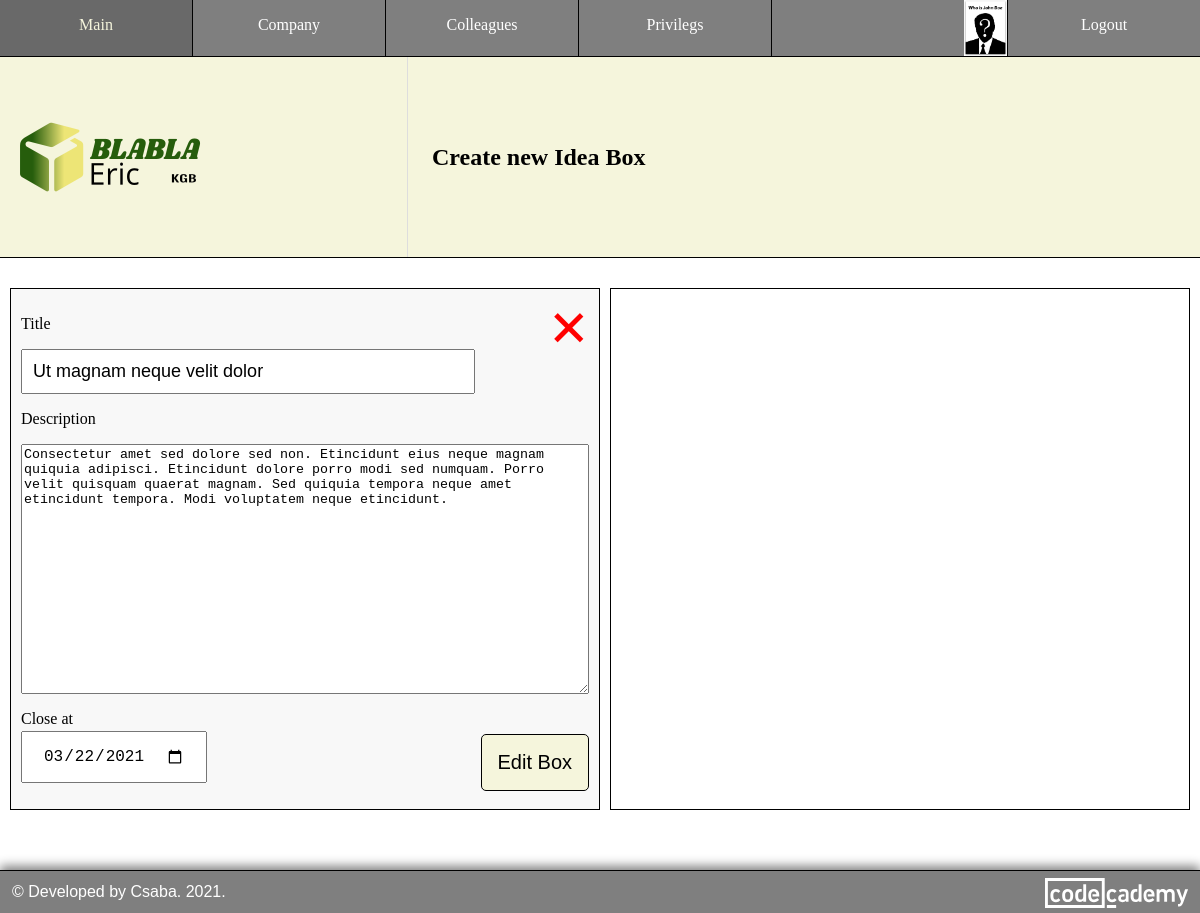
Page /create_box/1 (signed in) on the committed database.
### models.py (models this page shows, shortened)
class Colleagues(db.Model, UserMixin):
    id = db.Column(db.Integer, primary_key = True)
    user_name = db.Column(db.String(32), unique = True, index = True)
    email = db.Column(db.String(128), unique = True, index = True)
    confirmed = db.Column(db.Integer, unique = False, default = 0)
    first_name = db.Column(db.String(32), nullable = False, index = True)
    last_name = db.Column(db.String(64), nullable = False, index = True)
    avatar = db.Column(db.String(8), nullable = True)
    position = db.Column(db.String(2048), index = True)
    password_hash = db.Column(db.String(128))
    company_id = db.Column(db.Integer, db.ForeignKey("company.id"))
    ideas = db.relationship(
        "Ideas",
        backref = "colleague",
        lazy = "dynamic",
        cascade = "all, delete, delete-orphan"  # cascading deletion
    )
    admin = db.relationship(
        "Admins",
        backref = "colleague",
        lazy = "dynamic",
        cascade = "all, delete, delete-orphan"  # cascading deletion
    )

class Boxes(db.Model):
    id = db.Column(db.Integer, primary_key = True)
    name = db.Column(db.String(128), unique = True, index = True)
    description = db.Column(db.String(16384), index = True)
    create_at = db.Column(db.DateTime, index = True, default = datetime.utcnow)
    close_at = db.Column(db.String(128), index = True, default = datetime.utcnow)
    admin_id = db.Column(db.Integer, db.ForeignKey("admins.id"))
    ideas = db.relationship(
        "Ideas",
        backref = "box",
        lazy = "dynamic",
        cascade = "all, delete, delete-orphan"  # cascading deletion
    )

### routes.py (the view, shortened to what this page needs)
@app.route("/create_box/<int:id>", methods = ["GET", "POST"])
@login_required
def create_box(id):
    if not is_auth_box(current_user):
        return unathorized("You are not authorized to create Idea Box.", "error")
    if id > 0 and not authenticate_company(id, current_user):
        return unathorized("You are not authorized to update Idea Box.", "error")
    current_box = Boxes.query.get(id)
    form = CreateBoxForm()
    if id > 0:
        form.submit.label.text = "Edit Box"
        form.name.data = current_box.name
        form.description.data = current_box.description
        form.close_at.data = str_to_date(current_box.close_at)
    return render_template(
        "create_box.html",
        form = form,
        id = id,
        logo = get_logo(current_user),
        change_logo = is_auth_company(current_user), # to add click event to change logo for authorized admin
        nav = get_nav(current_user)
    )

### forms.py
class CreateBoxForm(FlaskForm):
    name = StringField("Title", validators = [DataRequired()])
    description = TextAreaField("Description", validators = [DataRequired()])
    close_at = DateField("Close at", format = "%Y-%m-%d")
    submit = SubmitField("Create Box")

### date.py (called while the page is built)
def str_to_date(str, format="%Y-%m-%d"):
    if type(str) == datetime:
        str = datetime.strftime(str, format)
    return datetime.strptime(str[ : 10], format)

### helper.py (called while the page is built)
def get_admin(current_user):
    admin = Admins.query.filter(Admins.colleague_id == current_user.id).first()
    if not admin:
        admin = instatiate_admin(False)
    return admin

def is_auth_company(current_user):
    admin = get_admin(current_user)
    if not admin.update_company:
        return False
    return True

def is_auth_colleague(current_user, colleague=None):
    if not colleague:
        colleague = current_user
    admin = get_admin(current_user)
    if not admin.update_colleague:
        return False
    if current_user.company_id != colleague.company_id:
        return False
    return True

def is_auth_privilegs(current_user, colleague=None):
    if not colleague:
        colleague = current_user
    admin = get_admin(current_user)
    if not admin.update_privilegs:
        return False
    if current_user.company_id != colleague.company_id:
        return False
    return True

def is_auth_box(current_user):
    admin = get_admin(current_user)
    if not admin.update_box:
        return False
    return True

def authenticate_company(box_id, current_user):
    return bool(
        db.session.query(Boxes, Admins, Colleagues).filter(
            Boxes.id == box_id,
            Boxes.admin_id == Admins.id,
            Colleagues.id == Admins.colleague_id,
            Colleagues.company_id == current_user.company_id
        ).all()
    )

def get_logo(current_user):
    id = current_user.company_id
    company = Company.query.get(id)
    logo_extension = company.logo
    return f"{id}.{logo_extension}" if logo_extension else "idea-box.svg"

### models.py (called while the page is built)
@login_manager.user_loader
def load_colleague(id):
    return Colleagues.query.get(int(id))

### templates/create_box.html (shortened to what this page needs)
{% extends "base.html" %}
{% block css %}
<link rel="stylesheet" href="{{ url_for('static', filename = 'style/create_box.css') }} " />
{% endblock css %}
{% block header_left %}
    {% include 'component/logo.html' %}
{% endblock header_left %}
{% block header_right %}
{% if id > 0 %}
<h2>Create new Idea Box</h2>
{% else %}
<h2>Edit Idea Box</h2>
{% endif %}
{% endblock header_right %}
{% block content %}
<main class="grid_container">
    <div id="editor_box">
        <form action="" method="post">
            <p>{{ form.name.label }}</p>
            <p>
                {{ form.name(placeholder = "Title") }}
            </p>
            <p>{{ form.description.label }}</p>
            <p>{{ form.description(placeholder = "# you can use Markdown...") }}
            </p>
            <p>{{ form.close_at.label }}</p>
            <div class="float">
                <div class="left">
                    <p>{{ form.close_at }}
                    </p>
                </div>
                <div class="right">
                    <p class="button">{{ form.submit() }}</p>
                </div>
            </div>
        </form>
        {% if id > 0 %}
        <div class="delete">
            <a title="Delete this Idea Box" onclick="window.location = '/delete_box/{{id}}';" >
                <span>&times;</span>
            </a>
        </div>
        {% endif %}
    </div>
    <div id="monitor_box">
    </div>
</main>
{% endblock content %}

### templates/base.html (shortened to what this page needs)
<html>
    <head>
        <link rel="stylesheet" href="{{ url_for('static', filename = 'style/base.css') }} " />
        <link rel="stylesheet" href="{{ url_for('static', filename = 'style/common.css') }} " />
        {% block css %}{% endblock css %}
        <link rel="stylesheet" href="{{ url_for('static', filename = 'style/footer.css') }} " />
    </head>
    <body>
        <nav>
            <div class="left-nav">
                {% for menu, path in nav["left"].items() %}
                <a href="{{ path }}">{{ menu }}</a>
                {% endfor %}
            </div>
            <div class="right-nav">
                {% for menu, path in nav["right"].items() %}
                    {% if current_user.get_id() and path == "/profile" %}
                    <a id="avatar" href="/profile/{{ current_user.id }}" title="Your profile" >
                        {% if current_user.avatar %}
                        <img src="{{ url_for('static', filename = '/avatars/') }}{{ current_user.id }}.{{ current_user.avatar }}" />
                        {% else %}
                        <img src="{{ url_for('static', filename = '/avatars/default.png') }}" />
                        {% endif %}
                    </a>
                    {% else %}
                    <a href="{{ path }}">{{ menu }}</a>
                    {% endif %}
                {% endfor %}
            </div>
        </nav>
        <header>
            <div class="header_left">
                <div>
                    {% block header_left %}
                    {% endblock header_left %}
                </div>
            </div>
            <div class="header_right">
                <div>
                    {% block header_right %}
                    {% endblock header_right %}
                </div>
            </div>
        </header>
        {% block content %}
        {% endblock content %}
        <footer> &copy; Developed by Csaba. <span id="developed">   2021</span><span id="presentYear">.</span>
            <a href="https://www.codecademy.com/profiles/lendoo" target="_blank">
                <img id="codecademy_logo" src="{{ url_for('static', filename='images/codecademy-white.svg') }}" alt="CodeCademy logo" />
            </a>
        </footer>
    </body>
</html>

### static/style/base.css (style rules this page uses)
body { margin: 0; box-sizing: border-box; }
main { min-height: 32vh; }
nav { border-bottom: 1px solid black; background-color: rgba(0, 0, 0, 0.5); width: 100%; overflow: auto; }
.left-nav a { float: left; vertical-align: middle; }
#avatar { width: min-content; }
.right-nav a { float: right; }
.left-nav a { border-right: 1px solid black; }
.right-nav a:not(:last-child) { border-left: 1px solid black; }
.right-nav a img { height: 56px; margin-top: -16px; }
a { text-decoration: none; }
nav a { color: white; height: 24px; width: 16%; text-align: center; padding: 16px 0; }
header { display: grid; justify-content: space-between; grid-template-columns: 34% 64%; grid-gap: 20px; background-color: beige; min-height: 200px; border-bottom: 1px solid black; margin-bottom: 20px; }
.header_left, .header_right { display: flex; align-items: center; }
.header_left { position: relative; border-right: 1px solid #ddd; }
.header_right { padding: 10px 0; }

### static/style/common.css (style rules this page uses)
input { padding: 8px; }
.button { margin: 60px; text-align: center; }
.button a, .button a:visited, .button input, .button input:visited { background-color: beige; padding: 20px; border: 1px solid black; border-radius: 5px; color: black; font-size: 20px; cursor: pointer; }
.delete { position: absolute; top: 0; color: red; font-size: 35px; font-weight: 900; cursor: pointer; }
footer { margin-top: 50px; }

### static/style/create_box.css (style rules this page uses)
.grid_container { display: grid; grid-template-columns: 50% auto; grid-gap: 10px; padding: 10px; }
.grid_container > div { background-color: rgba(255, 255, 255, 0.8); padding: 20px 0; }
#editor_box { position: relative; background-color: #f8f8f8; }
#editor_box .delete { --distance: 20px; top: var(--distance); right: var(--distance); transform: scale(2); }
#editor_box, #monitor_box { border: 1px solid black; padding: 10px; }
#name { width: 80%; padding: 10px; font-size: 18px; }
#editor_box > form > p:nth-child(6) { margin-bottom: 0; }
#editor_box textarea { width: 100%; min-height: 250px; }
.float .left { float: left; }
.float .right { float: right; }
#close_at { padding: 14px 20px; font-size: 16px; margin-top: -13px; }
.button { margin: 6px 0 0 0; }
#submit { padding: 16px;; }

### static/style/footer.css (style rules this page uses)
footer { background-color: rgba(0, 0, 0, 0.5); color: white; text-align: left; padding: 12px; font-family: sans-serif; border-top: 1px solid black; box-shadow: 0px -4px 10px grey; }
footer img { height: 30px; margin-top: -5px; float: right; }

### rows in the picture
Boxes: name "Ut magnam neque velit dolor", description "Consectetur amet sed dolore sed non. Etincidunt eius neque magnam quiquia adipisci. Etincidunt dolore porro modi sed numquam. Porro velit quisquam quaerat magnam. Sed quiquia tempora neque amet etincidunt tempora. Modi voluptatem neque etincidunt.", close_at "03/22/2021"

### other values in the picture
{{ menu }} "Main" "Company" "Colleagues" "Privilegs"
{{ menu }} "Logout"
